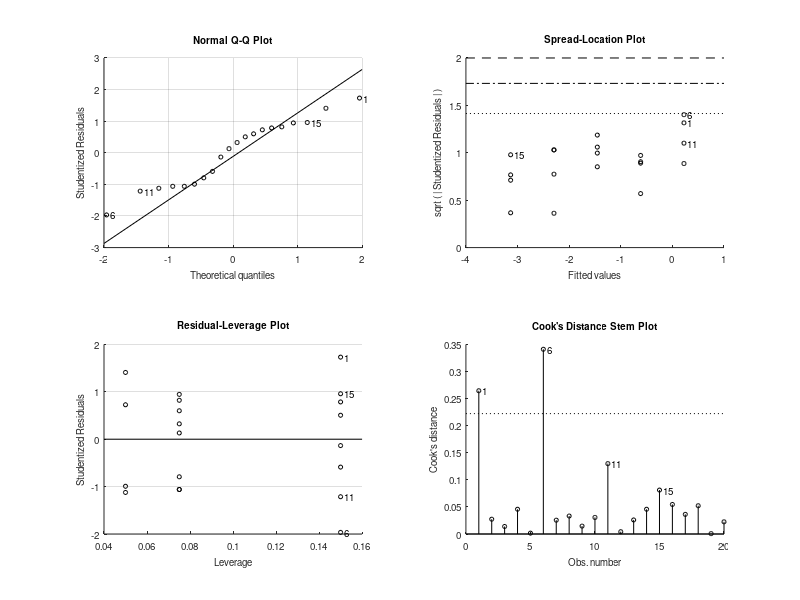
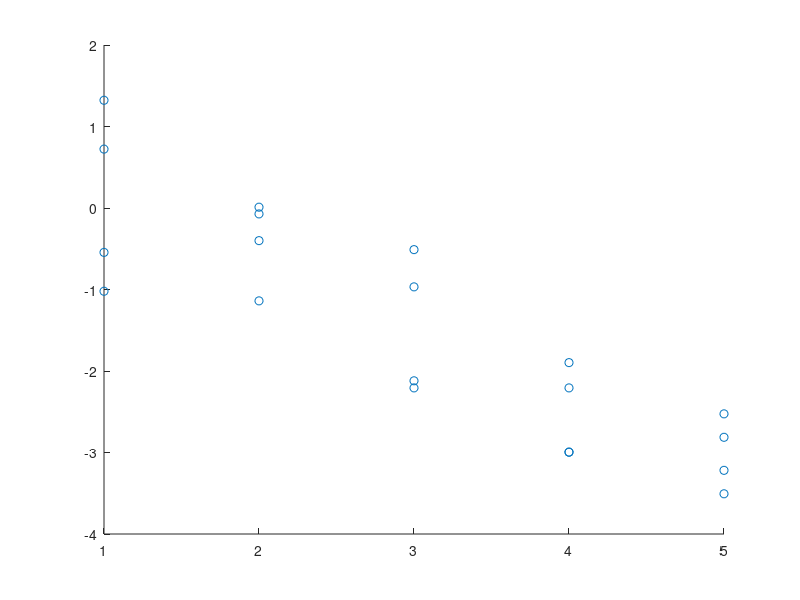

These charts were generated, in order, by the following MATLAB code: (Note: this script raises an error after producing the figures.)
clear all
close all
%%

y = [3.75 .93 .38 .05 .04 .36 .32 .11 .15 .03 .58 .67 .12 .05 .08 2.06 1.01 .6 .11 .06]' ;
t = [1 2 3 4 5]' ;
A = [[t; t; t; t].^0 [t; t; t; t].^1]
nu = 19;

%%

lm = fitlm(A(:,2), log(y)) ;

%%
figure
hold on
scatter(A(:,2), log(y))
plot(lm)
hold off

%%

b_hat = lm.Coefficients.Estimate(2)
e_hat = lm.Coefficients.Estimate(1)
mu_hat = exp(e_hat)

%%

err_b = lm.Coefficients.SE(2)*sqrt(nu/(nu-2))
err_mu = lm.Coefficients.SE(1)*sqrt(nu/(nu-2))
